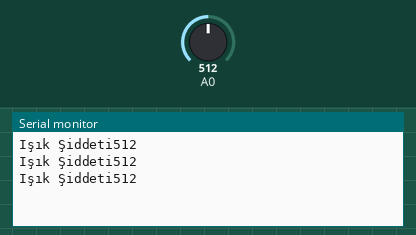
A sketch run on a simulated Arduino Uno, built with avr-gcc and run on an emulated ATmega328P. Shown: the last lines printed to the serial monitor. Inputs (shaded band) come from the test bench; at power-on: A0 = 512.

Above: at 1.3 s.
1.4 s: A0 set to 716
At 1.9 s:
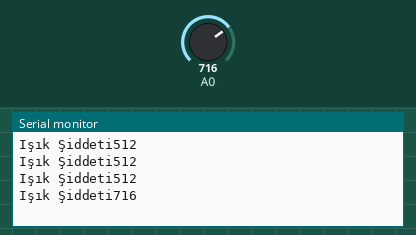
2.9 s: A0 set to 900
At 3.4 s:
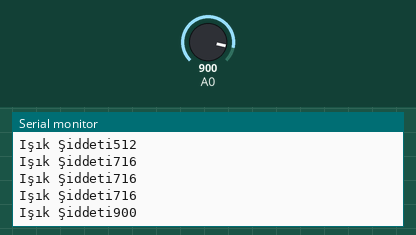
Timing chart, 0 to 5.9 s (numbered marks = the images above; inputs shaded):
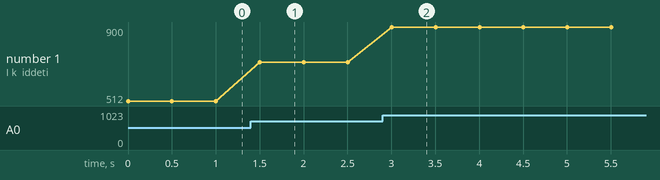

Measured:
- after the input at 1.4 s, the serial monitor: prints a new line after 0.10 s (image 1)
- after the input at 2.9 s, the serial monitor: prints a new line after 0.10 s (image 2)
- plotted number 1: 512 → 716 after the input at 1.4 s, 716 → 900 after the input at 2.9 s

The sketch:

ldr.ino
```cpp
void setup() {
  Serial.begin(9600);

}

void loop() {
 int LDRDeger = analogRead(A0);
 Serial.print("Işık Şiddeti");
 Serial.println(LDRDeger);
 delay(500);
 }
```
